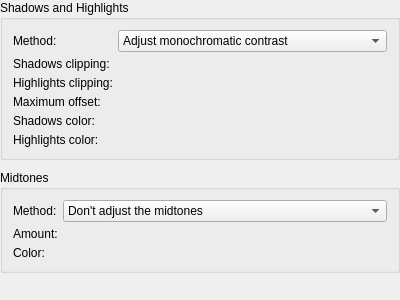
<?xml version="1.0" encoding="UTF-8"?>
<ui version="4.0">
 <class>KisAutoLevelsWidget</class>
 <widget class="QWidget" name="KisAutoLevelsWidget">
  <property name="geometry">
   <rect>
    <x>0</x>
    <y>0</y>
    <width>400</width>
    <height>300</height>
   </rect>
  </property>
  <property name="windowTitle">
   <string>Form</string>
  </property>
  <layout class="QVBoxLayout" name="verticalLayout">
   <property name="spacing">
    <number>10</number>
   </property>
   <property name="leftMargin">
    <number>0</number>
   </property>
   <property name="topMargin">
    <number>0</number>
   </property>
   <property name="rightMargin">
    <number>0</number>
   </property>
   <property name="bottomMargin">
    <number>0</number>
   </property>
   <item>
    <widget class="QGroupBox" name="groupBox">
     <property name="title">
      <string>Shadows and Highlights</string>
     </property>
     <layout class="QFormLayout" name="formLayout">
      <property name="fieldGrowthPolicy">
       <enum>QFormLayout::AllNonFixedFieldsGrow</enum>
      </property>
      <property name="horizontalSpacing">
       <number>5</number>
      </property>
      <property name="verticalSpacing">
       <number>5</number>
      </property>
      <property name="leftMargin">
       <number>10</number>
      </property>
      <property name="topMargin">
       <number>10</number>
      </property>
      <property name="rightMargin">
       <number>10</number>
      </property>
      <property name="bottomMargin">
       <number>10</number>
      </property>
      <item row="0" column="0">
       <widget class="QLabel" name="label">
        <property name="text">
         <string>Method:</string>
        </property>
       </widget>
      </item>
      <item row="0" column="1">
       <widget class="QComboBox" name="comboBoxShadowsAndLightsMethod">
        <item>
         <property name="text">
          <string>Adjust monochromatic contrast</string>
         </property>
        </item>
        <item>
         <property name="text">
          <string>Adjust per channel contrast</string>
         </property>
        </item>
       </widget>
      </item>
      <item row="1" column="0">
       <widget class="QLabel" name="label_2">
        <property name="text">
         <string>Shadows clipping:</string>
        </property>
       </widget>
      </item>
      <item row="2" column="0">
       <widget class="QLabel" name="label_3">
        <property name="text">
         <string>Highlights clipping:</string>
        </property>
       </widget>
      </item>
      <item row="3" column="0">
       <widget class="QLabel" name="label_4">
        <property name="text">
         <string>Maximum offset:</string>
        </property>
       </widget>
      </item>
      <item row="3" column="1">
       <widget class="KisDoubleSliderSpinBox" name="sliderShadowsAndLightsMaximumOffset" native="true"/>
      </item>
      <item row="4" column="0">
       <widget class="QLabel" name="label_6">
        <property name="text">
         <string>Shadows color:</string>
        </property>
       </widget>
      </item>
      <item row="5" column="0">
       <widget class="QLabel" name="label_7">
        <property name="text">
         <string>Highlights color:</string>
        </property>
       </widget>
      </item>
      <item row="4" column="1">
       <widget class="KisColorButton" name="buttonShadowsColor" native="true"/>
      </item>
      <item row="5" column="1">
       <widget class="KisColorButton" name="buttonHighlightsColor" native="true"/>
      </item>
      <item row="1" column="1">
       <widget class="KisDoubleSliderSpinBox" name="sliderShadowsClipping" native="true"/>
      </item>
      <item row="2" column="1">
       <widget class="KisDoubleSliderSpinBox" name="sliderHighlightsClipping" native="true"/>
      </item>
     </layout>
    </widget>
   </item>
   <item>
    <widget class="QGroupBox" name="groupBox_2">
     <property name="title">
      <string>Midtones</string>
     </property>
     <layout class="QFormLayout" name="formLayout_2">
      <property name="fieldGrowthPolicy">
       <enum>QFormLayout::AllNonFixedFieldsGrow</enum>
      </property>
      <property name="horizontalSpacing">
       <number>5</number>
      </property>
      <property name="verticalSpacing">
       <number>5</number>
      </property>
      <property name="leftMargin">
       <number>10</number>
      </property>
      <property name="topMargin">
       <number>10</number>
      </property>
      <property name="rightMargin">
       <number>10</number>
      </property>
      <property name="bottomMargin">
       <number>10</number>
      </property>
      <item row="0" column="0">
       <widget class="QLabel" name="label_5">
        <property name="text">
         <string>Method:</string>
        </property>
       </widget>
      </item>
      <item row="0" column="1">
       <widget class="QComboBox" name="comboBoxMidtonesMethod">
        <item>
         <property name="text">
          <string>Don't adjust the midtones</string>
         </property>
        </item>
        <item>
         <property name="text">
          <string>Use the median to adjust the midtones</string>
         </property>
        </item>
        <item>
         <property name="text">
          <string>Use the mean value to adjust the midtones</string>
         </property>
        </item>
       </widget>
      </item>
      <item row="2" column="0">
       <widget class="QLabel" name="label_8">
        <property name="text">
         <string>Color:</string>
        </property>
       </widget>
      </item>
      <item row="2" column="1">
       <widget class="KisColorButton" name="buttonMidtonesColor" native="true"/>
      </item>
      <item row="1" column="1">
       <widget class="KisDoubleSliderSpinBox" name="sliderMidtonesAdjustmentAmount" native="true"/>
      </item>
      <item row="1" column="0">
       <widget class="QLabel" name="label_9">
        <property name="text">
         <string>Amount:</string>
        </property>
       </widget>
      </item>
     </layout>
    </widget>
   </item>
   <item>
    <spacer name="verticalSpacer">
     <property name="orientation">
      <enum>Qt::Vertical</enum>
     </property>
     <property name="sizeHint" stdset="0">
      <size>
       <width>0</width>
       <height>0</height>
      </size>
     </property>
    </spacer>
   </item>
  </layout>
 </widget>
 <customwidgets>
  <customwidget>
   <class>KisDoubleSliderSpinBox</class>
   <extends>QWidget</extends>
   <header location="global">kis_slider_spin_box.h</header>
   <container>1</container>
  </customwidget>
  <customwidget>
   <class>KisColorButton</class>
   <extends>QWidget</extends>
   <header location="global">kis_color_button.h</header>
   <container>1</container>
  </customwidget>
 </customwidgets>
 <resources/>
 <connections/>
</ui>
